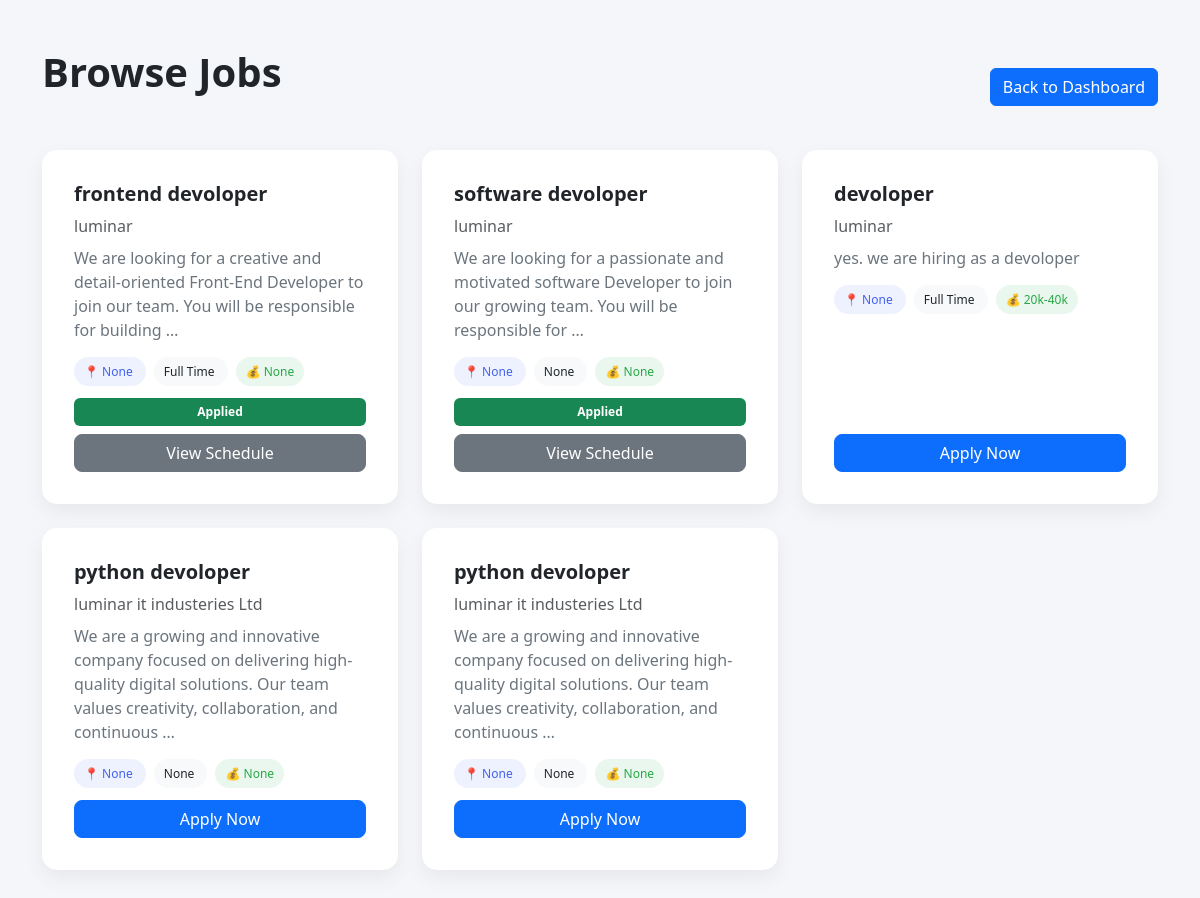
Page /accounts/candidate/browse-jobs/ (signed in) on the committed database.
### accounts/models.py (models this page shows, shortened)
class Job(models.Model):
    title = models.CharField(max_length=200)
    company_name = models.CharField(max_length=200)
    employer = models.ForeignKey('Employer', on_delete=models.CASCADE, related_name='jobs', null=True, blank=True)
    description = models.TextField()
    location = models.CharField(max_length=200, blank=True, null=True)
    type = models.CharField(max_length=50, blank=True, null=True)
    salary = models.CharField(max_length=100, blank=True, null=True)
    status = models.CharField(max_length=20, default='Open')
    created_at = models.DateTimeField(auto_now_add=True)

### accounts/views.py (the view, shortened to what this page needs)
# urls.py: path('candidate/browse-jobs/', views.browse_jobs, name='browse_jobs'),
@login_required
@user_passes_test(lambda u: hasattr(u, 'profile') and u.profile.user_type == 'candidate')
def browse_jobs(request):
    from .ai import suggest_jobs_for_candidate
    from .models import JobApplication
    candidate = getattr(request.user, 'candidate', None)
    jobs = Job.objects.filter(status='Open').order_by('-created_at')
    suggested_jobs = None
    if candidate:
        try:
            suggested_jobs = suggest_jobs_for_candidate(candidate.id)
        except Exception:
            suggested_jobs = None
    applied_job_ids = JobApplication.objects.filter(candidate=candidate).values_list('job_id', flat=True) if candidate else []
    return render(request, 'accounts/candidate/browse_jobs.html', {
        'jobs': jobs,
        'suggested_jobs': suggested_jobs,
        'applied_job_ids': applied_job_ids,
    })

### accounts/ai.py (called while the page is built)
def suggest_jobs_for_candidate(candidate_id):
    candidate = Candidate.objects.get(id=candidate_id)
    jobs = Job.objects.filter(status='Open')
    job_descriptions = [job.description for job in jobs]
    prompt = f"Suggest suitable jobs for a candidate with the following profile:\n\nBio: {candidate.bio}\n\nResume: {candidate.resume.url if candidate.resume else 'No resume uploaded'}\n\nAvailable jobs:\n" + "\n".join(job_descriptions)
    openai.api_key = 'sk-proj-DwyR8N3hszVibOr5JyqWVCLcKx-cjRSkO9wwWBnSZx-GqR6Md0LRU2Yv1eugqbcP7WzakDJ_i5T3BlbkFJh9vop8Ly-n8Yd-GckhdgUl6pLcwm3hvRUjtb5BLInpYhkTYoduYgogdF5IAYobVIONRENiCCgAy'
    response = openai.Completion.create(
        engine="text-davinci-003",
        prompt=prompt,
        max_tokens=150
    )
    suggested_jobs = response.choices[0].text.strip()
    return suggested_jobs

### accounts/templatetags/dict_access.py (called while the page is built)
@register.filter
def dict_get(d, key):
    if isinstance(d, dict):
        return d.get(key, None)
    return None

### accounts/templates/accounts/candidate/browse_jobs.html (shortened to what this page needs)
{% load dict_access %}
<!DOCTYPE html>
<html lang="en">
<head>
    <link href="https://cdn.jsdelivr.net/npm/bootstrap@5.3.0/dist/css/bootstrap.min.css" rel="stylesheet">
</head>
<body>
<div class="container py-5">
    <div class="d-flex justify-content-between align-items-center mb-4">
        <h1 class="page-title">Browse Jobs</h1>
        <a href="{% url 'candidate_dashboard' %}" class="btn btn-primary">Back to Dashboard</a>
    </div>
    <div class="row g-4">
        {% for job in jobs %}
        <div class="col-md-6 col-lg-4">
            <div class="card job-card h-100 p-3">
                <div class="card-body d-flex flex-column">
                    <h5 class="card-title fw-bold">{{ job.title }}</h5>
                    <p class="text-muted mb-2">{{ job.company_name }}</p>
                    <p class="card-text text-secondary">
                        {{ job.description|truncatewords:20 }}
                    </p>
                    <div class="mb-3">
                        <span class="job-badge location-badge me-2">
                            📍 {{ job.location }}
                        </span>
                        <span class="job-badge bg-light text-dark me-2">
                            {{ job.type }}
                        </span>
                        <span class="job-badge salary-badge">
                            💰 {{ job.salary }}
                        </span>
                    </div>
                    <div class="mt-auto">
                            {% if job.id in applied_job_ids %}
                                <span class="badge bg-success w-100 p-2">Applied</span>
                                {% with interview=applied_job_interviews|dict_get:job.id %}
                                    {% if interview and interview.interview_date and interview.interview_time %}
                                        <div class="mt-2">
                                            <span class="badge bg-primary w-100 p-2">Interview Scheduled</span>
                                            <div class="mt-1 small">
                                                <strong>Date:</strong> {{ interview.interview_date }}<br>
                                                <strong>Time:</strong> {{ interview.interview_time }}<br>
                                                {% if interview.meeting_link %}
                                                    <strong>Link:</strong> <a href="{{ interview.meeting_link }}" target="_blank">Join Interview</a><br>
                                                {% endif %}
                                            </div>
                                        </div>
                                    {% else %}
                                        <a href="{% url 'candidate_view_schedule' job.id %}" class="btn btn-secondary apply-btn w-100 mt-2">View Schedule</a>
                                    {% endif %}
                                {% endwith %}
                            {% else %}
                                <form method="post">
                                    <button type="submit" class="btn btn-primary apply-btn w-100">
                                        Apply Now
                                    </button>
                                </form>
                            {% endif %}
                    </div>
                </div>
            </div>
        </div>
        {% empty %}
        <div class="col-12 text-center">
            <div class="alert alert-warning">
                No jobs available at the moment.
            </div>
        </div>
        {% endfor %}
    </div>
</div>
</body>
</html>

### accounts/templates/accounts/candidate/browse_jobs.html (style rules this page uses)
body { background: #f4f6f9; font-family: 'Segoe UI', sans-serif; }
.page-title { font-weight: 600; margin-bottom: 30px; }
.job-card { border: none; border-radius: 15px; box-shadow: 0 8px 20px rgba(0,0,0,0.06); transition: 0.3s ease; }
.job-badge { font-size: 12px; padding: 6px 10px; border-radius: 20px; }
.salary-badge { background: #e9f7ef; color: #28a745; }
.location-badge { background: #eef2ff; color: #4361ee; }
.apply-btn { border-radius: 8px; padding: 6px 16px; }

### rows in the picture
Job: title "frontend devoloper", company_name "luminar", description "We are looking for a creative and detail-oriented Front-End Developer to join our team. You will be responsible for building …", location "None", type "Full Time", salary "None", shows "Applied", shows "View Schedule"
Job: title "software devoloper", company_name "luminar", description "We are looking for a passionate and motivated software Developer to join our growing team. You will be responsible for …", location "None", type "None", salary "None", shows "Applied", shows "View Schedule"
Job: title "devoloper", company_name "luminar", description "yes. we are hiring as a devoloper", location "None", type "Full Time", salary "20k-40k"
Job: title "python devoloper", company_name "luminar it industeries Ltd", description "We are a growing and innovative company focused on delivering high-quality digital solutions. Our team values creativity, collaboration, and continuous …", location "None", type "None", salary "None"
Job: title "python devoloper", company_name "luminar it industeries Ltd", description "We are a growing and innovative company focused on delivering high-quality digital solutions. Our team values creativity, collaboration, and continuous …", location "None", type "None", salary "None"
